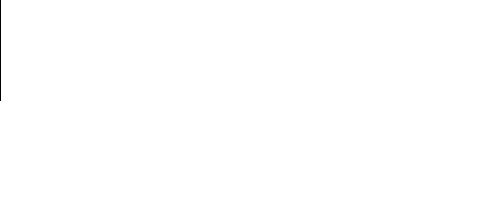
Frame 1 (no input)
Frame 60 (the mouse pressed at the canvas centre just before this capture): identical to frame 1, image omitted
Frame 120 (the mouse held since frame 60 and released just before this capture): identical to frame 1, image omitted

The Processing sketch that drew this single still picture (run headless with seeded random() and noise(); from frame 60 on, the mouse is pressed at the canvas centre):

// Processing sketch: tut02_02
// ── tut02_02.pde
int[] data = new int[5]; //<>//

void setup()
{
  size(500, 200);
  
  // add 5 values to the data array here
  // data[0]=10;
  // etc.
  
}

void draw()
{
  background(255, 255, 255);
  fill(0, 0, 255);

  for (int i=0; i<data.length; i++)
    rect(0, i*20, data[i], 20);
}
